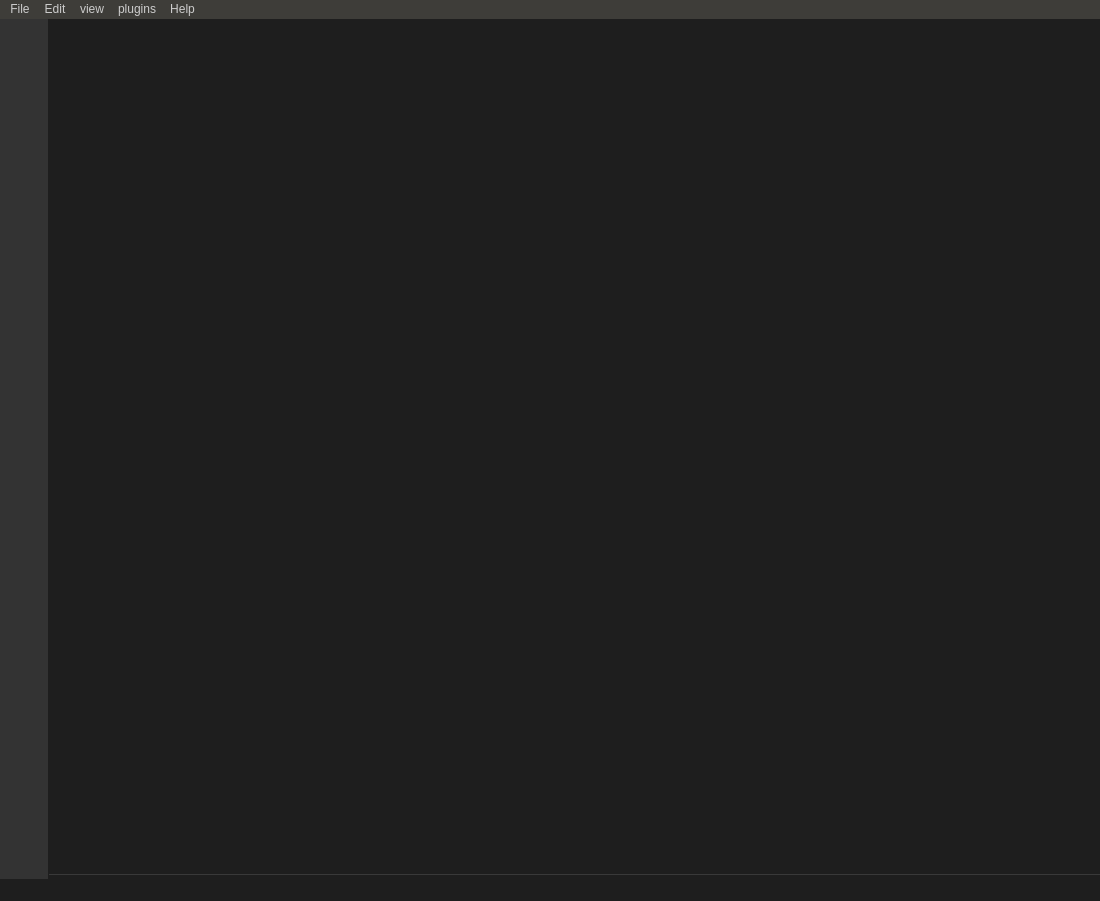
<?xml version="1.0" encoding="UTF-8"?>
<ui version="4.0">
 <class>MainWindow</class>
 <widget class="QMainWindow" name="MainWindow">
  <property name="geometry">
   <rect>
    <x>0</x>
    <y>0</y>
    <width>1100</width>
    <height>901</height>
   </rect>
  </property>
  <property name="windowTitle">
   <string>MainWindow</string>
  </property>
  <property name="layoutDirection">
   <enum>Qt::LeftToRight</enum>
  </property>
  <property name="styleSheet">
   <string notr="true">background-color: #1e1e1e;</string>
  </property>
  <widget class="QWidget" name="centralwidget">
   <layout class="QGridLayout" name="gridLayout">
    <property name="leftMargin">
     <number>0</number>
    </property>
    <property name="topMargin">
     <number>0</number>
    </property>
    <property name="rightMargin">
     <number>0</number>
    </property>
    <property name="bottomMargin">
     <number>0</number>
    </property>
    <property name="spacing">
     <number>0</number>
    </property>
    <item row="0" column="1">
     <widget class="QSplitter" name="HSpliiter">
      <property name="styleSheet">
       <string notr="true">QSplitter::handle {
    /*background-color: #808080;  设置分隔线的背景色 */
}

QSplitter::handle:hover {
    background-color: #4671f1; /* 设置鼠标悬停时的背景色 */
}
</string>
      </property>
      <property name="orientation">
       <enum>Qt::Horizontal</enum>
      </property>
      <property name="handleWidth">
       <number>1</number>
      </property>
      <widget class="QStackedWidget" name="LeadTreeStack">
       <property name="sizePolicy">
        <sizepolicy hsizetype="Fixed" vsizetype="Expanding">
         <horstretch>0</horstretch>
         <verstretch>0</verstretch>
        </sizepolicy>
       </property>
       <property name="styleSheet">
        <string notr="true">background-color: #252526;</string>
       </property>
       <widget class="QWidget" name="lead_default"/>
      </widget>
      <widget class="QSplitter" name="VSpliiter">
       <property name="sizePolicy">
        <sizepolicy hsizetype="Preferred" vsizetype="Expanding">
         <horstretch>1</horstretch>
         <verstretch>0</verstretch>
        </sizepolicy>
       </property>
       <property name="styleSheet">
        <string notr="true">QSplitter::handle {
    background-color: #393939; /* 设置分隔线的背景色 */
}

QSplitter::handle:hover {
    background-color: #4671f1; /* 设置鼠标悬停时的背景色 */
}
</string>
       </property>
       <property name="orientation">
        <enum>Qt::Vertical</enum>
       </property>
       <property name="opaqueResize">
        <bool>false</bool>
       </property>
       <property name="handleWidth">
        <number>1</number>
       </property>
       <widget class="QStackedWidget" name="user_stacked">
        <property name="sizePolicy">
         <sizepolicy hsizetype="Expanding" vsizetype="Expanding">
          <horstretch>0</horstretch>
          <verstretch>1</verstretch>
         </sizepolicy>
        </property>
        <property name="minimumSize">
         <size>
          <width>300</width>
          <height>0</height>
         </size>
        </property>
        <property name="maximumSize">
         <size>
          <width>16777215</width>
          <height>16777215</height>
         </size>
        </property>
        <property name="styleSheet">
         <string notr="true">background-color: #1e1e1e;</string>
        </property>
        <widget class="QWidget" name="user_default"/>
       </widget>
       <widget class="QTabWidget" name="Tab">
        <property name="sizePolicy">
         <sizepolicy hsizetype="Expanding" vsizetype="Expanding">
          <horstretch>0</horstretch>
          <verstretch>0</verstretch>
         </sizepolicy>
        </property>
        <property name="styleSheet">
         <string notr="true">QTabWidget {
    border: none; /* 去除QTabWidget的边框 */
}

QTabWidget::pane {
    border: none; /* 去除QTabWidget的内容区域边框 */
}


QTabBar::tab {
    min-width: 35px; /* 设置标签宽度 */
	background-color: #1e1e1e;
}

QTabBar::tab-bar {
    min-width: 35px; /* 设置标签宽度 */
}

QTabBar::tab:!selected {
	color: #808080;
}

QTabBar::tab:selected {
	color: #ffffff;
}

QTabBar::tab:hover {
	color: #ffffff;
}


</string>
        </property>
        <property name="tabShape">
         <enum>QTabWidget::Rounded</enum>
        </property>
        <property name="currentIndex">
         <number>-1</number>
        </property>
        <property name="iconSize">
         <size>
          <width>16</width>
          <height>16</height>
         </size>
        </property>
        <property name="elideMode">
         <enum>Qt::ElideNone</enum>
        </property>
        <property name="movable">
         <bool>true</bool>
        </property>
       </widget>
      </widget>
     </widget>
    </item>
    <item row="0" column="0">
     <widget class="QWidget" name="SideBar" native="true">
      <property name="sizePolicy">
       <sizepolicy hsizetype="Fixed" vsizetype="Expanding">
        <horstretch>0</horstretch>
        <verstretch>0</verstretch>
       </sizepolicy>
      </property>
      <property name="styleSheet">
       <string notr="true">background-color: rgb(51, 51, 51);</string>
      </property>
      <layout class="QVBoxLayout" name="toolbar_layout">
       <property name="spacing">
        <number>0</number>
       </property>
       <property name="leftMargin">
        <number>0</number>
       </property>
       <property name="topMargin">
        <number>0</number>
       </property>
       <property name="rightMargin">
        <number>0</number>
       </property>
       <property name="bottomMargin">
        <number>0</number>
       </property>
       <item>
        <widget class="QWidget" name="plugin_list" native="true">
         <property name="sizePolicy">
          <sizepolicy hsizetype="Expanding" vsizetype="Expanding">
           <horstretch>0</horstretch>
           <verstretch>0</verstretch>
          </sizepolicy>
         </property>
         <layout class="QVBoxLayout" name="verticalLayout">
          <property name="spacing">
           <number>0</number>
          </property>
          <property name="leftMargin">
           <number>0</number>
          </property>
          <property name="topMargin">
           <number>0</number>
          </property>
          <property name="rightMargin">
           <number>0</number>
          </property>
          <property name="bottomMargin">
           <number>0</number>
          </property>
         </layout>
        </widget>
       </item>
       <item>
        <spacer name="verticalSpacer">
         <property name="orientation">
          <enum>Qt::Vertical</enum>
         </property>
         <property name="sizeHint" stdset="0">
          <size>
           <width>20</width>
           <height>999999999</height>
          </size>
         </property>
        </spacer>
       </item>
       <item>
        <widget class="QToolButton" name="user">
         <property name="sizePolicy">
          <sizepolicy hsizetype="Fixed" vsizetype="Fixed">
           <horstretch>0</horstretch>
           <verstretch>0</verstretch>
          </sizepolicy>
         </property>
         <property name="minimumSize">
          <size>
           <width>48</width>
           <height>48</height>
          </size>
         </property>
         <property name="styleSheet">
          <string notr="true">/* 上边框宽度0像素、突出显示、颜色为透明 */
QToolButton{   
	border: 0px outset transparent;       
	background-color: #333333;	
}

/* 鼠标悬停 */
QToolButton:hover{
	background-color: #151515;	
}

/* 点击和按下 */
QToolButton:pressed,QToolButton:checked{
	border-left: 3px outset rgb(93, 95, 97);  /* 左边框宽度3像素、突出显示、颜色为深灰 */
	background-color:#151515;	
}

QPushButton:default {
    border-color: navy; /* make the default button prominent */
}
</string>
         </property>
         <property name="text">
          <string/>
         </property>
         <property name="icon">
          <iconset>
           <normaloff>:/imgs/user.png</normaloff>:/imgs/user.png</iconset>
         </property>
         <property name="iconSize">
          <size>
           <width>30</width>
           <height>30</height>
          </size>
         </property>
        </widget>
       </item>
       <item>
        <widget class="QToolButton" name="setup">
         <property name="sizePolicy">
          <sizepolicy hsizetype="Fixed" vsizetype="Fixed">
           <horstretch>0</horstretch>
           <verstretch>0</verstretch>
          </sizepolicy>
         </property>
         <property name="minimumSize">
          <size>
           <width>48</width>
           <height>48</height>
          </size>
         </property>
         <property name="styleSheet">
          <string notr="true">/* 上边框宽度0像素、突出显示、颜色为透明 */
QToolButton{   
	border: 0px outset transparent;       
	background-color: #333333;	
}

/* 鼠标悬停 */
QToolButton:hover{
	background-color: #151515;	
}

/* 点击和按下 */
QToolButton:pressed,QToolButton:checked{
	border-left: 3px outset rgb(93, 95, 97);  /* 左边框宽度3像素、突出显示、颜色为深灰 */
	background-color:#151515;	
}

QPushButton:default {
    border-color: navy; /* make the default button prominent */
}
</string>
         </property>
         <property name="text">
          <string/>
         </property>
         <property name="icon">
          <iconset>
           <normaloff>:/imgs/setup.png</normaloff>:/imgs/setup.png</iconset>
         </property>
         <property name="iconSize">
          <size>
           <width>38</width>
           <height>38</height>
          </size>
         </property>
        </widget>
       </item>
      </layout>
     </widget>
    </item>
   </layout>
  </widget>
  <widget class="QStatusBar" name="statusbar"/>
  <widget class="QMenuBar" name="menubar">
   <property name="geometry">
    <rect>
     <x>0</x>
     <y>0</y>
     <width>1100</width>
     <height>28</height>
    </rect>
   </property>
   <property name="styleSheet">
    <string notr="true">background-color: rgb(62, 61, 57);
color: rgb(204, 204, 204);


</string>
   </property>
   <widget class="QMenu" name="menuFile">
    <property name="styleSheet">
     <string notr="true"/>
    </property>
    <property name="title">
     <string>File</string>
    </property>
   </widget>
   <widget class="QMenu" name="menuEdit">
    <property name="title">
     <string>Edit</string>
    </property>
   </widget>
   <widget class="QMenu" name="menuTerminal">
    <property name="title">
     <string>view</string>
    </property>
    <addaction name="new_terminal"/>
    <addaction name="log"/>
    <addaction name="leadtree"/>
   </widget>
   <widget class="QMenu" name="menuHelp">
    <property name="title">
     <string>Help</string>
    </property>
   </widget>
   <widget class="QMenu" name="menuplugins">
    <property name="title">
     <string>plugins</string>
    </property>
   </widget>
   <addaction name="menuFile"/>
   <addaction name="menuEdit"/>
   <addaction name="menuTerminal"/>
   <addaction name="menuplugins"/>
   <addaction name="menuHelp"/>
  </widget>
  <action name="new_terminal">
   <property name="text">
    <string>terminal</string>
   </property>
  </action>
  <action name="log">
   <property name="text">
    <string>log</string>
   </property>
  </action>
  <action name="leadtree">
   <property name="text">
    <string>leadtree</string>
   </property>
  </action>
 </widget>
 <resources/>
 <connections/>
</ui>
